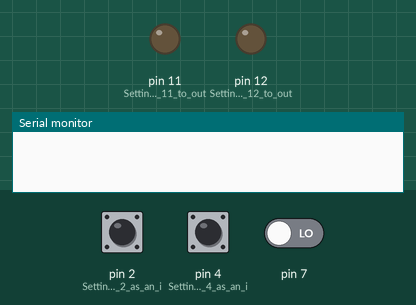
Simulated run of this sketch. Board: Arduino Uno, built with avr-gcc and run on an emulated ATmega328P. Shown: output pins drawn as LEDs (lit = HIGH), the last lines printed to the serial monitor. The test bench sets the inputs (shaded band); at power-on: pin 2 (Setting_the_pin_2_as_an_i) LOW, pin 4 (Setting_the_pin_4_as_an_i) LOW, pin 7 LOW.

Above: at 1.2 s.
1.3 s: pin 2 (Setting_the_pin_2_as_an_i) pulled HIGH for 0.15 s
At 1.38 s:
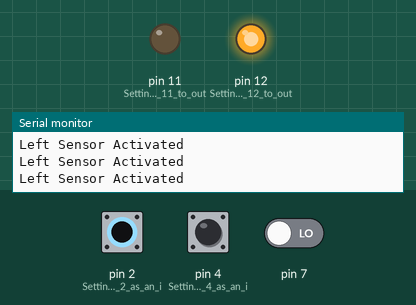
2.9 s: pin 4 (Setting_the_pin_4_as_an_i) pulled HIGH for 0.15 s
At 2.97 s:
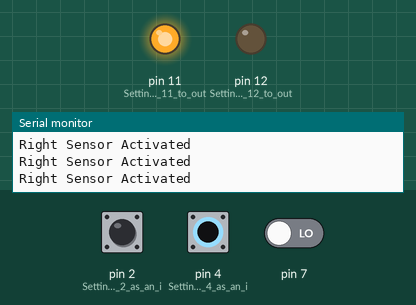
4.5 s: pin 4 (Setting_the_pin_4_as_an_i) pulled HIGH for 3.2 s
At 8.1 s:
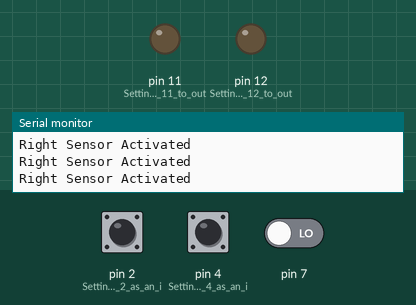
9.2 s: pin 2 (Setting_the_pin_2_as_an_i) pulled HIGH for 3.2 s
At 10.4 s:
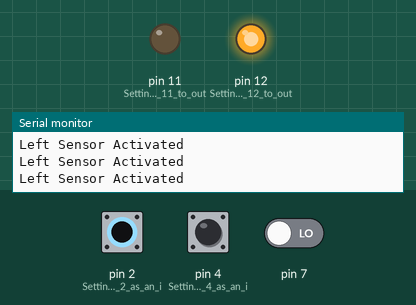
13.9 s: pin 2 (Setting_the_pin_2_as_an_i) driven HIGH and pin 4 (Setting_the_pin_4_as_an_i) driven HIGH
At 15.1 s:
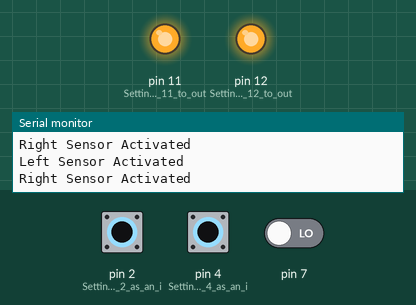
15.4 s: pin 2 (Setting_the_pin_2_as_an_i) driven LOW
At 16.5 s:
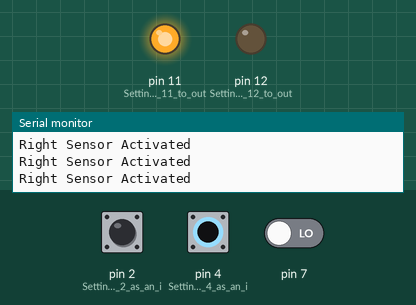
Timing chart, 0 to 18.4 s (numbered marks = the images above; inputs shaded):
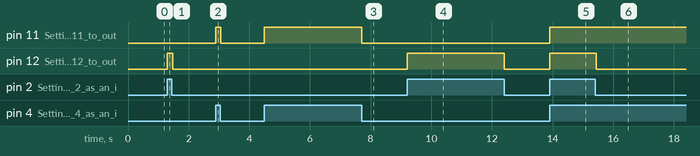

Measured:
- after the input at 1.3 s, pin 12 (Setting_the_pin_12_to_out): LOW → HIGH at once, → LOW 0.17 s later
- after the input at 2.9 s, pin 11 (Setting_the_pin_11_to_out): LOW → HIGH at once, → LOW 0.16 s later
- after the input at 4.5 s, pin 11 (Setting_the_pin_11_to_out): LOW → HIGH at once, → LOW 3.2 s later
- after the input at 9.2 s, pin 12 (Setting_the_pin_12_to_out): LOW → HIGH at once, → LOW 3.2 s later
- after the input at 13.9 s, pin 11 (Setting_the_pin_11_to_out), pin 12 (Setting_the_pin_12_to_out): LOW → HIGH at once
- after the input at 15.4 s, pin 12 (Setting_the_pin_12_to_out): HIGH → LOW after 0.05 s

The sketch:

M1.T3C_JML_218029488.ino
```cpp
//Pins
volatile int orange = 0; // state changes on something that the program can't predict -- motion from user
volatile int blue = 0; // state changes on something that the program can't predict -- motion from user

// Set up pins and enable the serial monitor to display info.
void setup()
{
  Serial.begin(9600);
  pinMode(11, OUTPUT); // Setting the pin 11 to output 5V
  pinMode(12, OUTPUT); // Setting the pin 12 to output 5V
  pinMode(2, INPUT); // Setting the pin 2 as an input
  pinMode(4, INPUT); // Setting the pin 4 as an input

  PCICR |= 0b00000111; // opening all the ports for interrupts
  PCMSK2 |= 0b10010100; // enabling pins 2 and 4 for interrupts
}

void loop()
{
  digitalWrite(12, blue);
  digitalWrite(11, orange);
  // when the value of 4 is returned this means the blue led has been powered on
  if(blue == 4){
    Serial.println("Left Sensor Activated"); // print to console
  }
  // when the value of 16 is returned this means the blue led has been powered on
  if(orange == 16){
    Serial.println("Right Sensor Activated"); // print to console
  }
}

// Setting up Interrupt Service Routine (ISR) for the PCINT2 interrupt vector
ISR(PCINT2_vect) {
  blue = PIND & B00000100; // Check the input value from pin if it was turned on and pass the resulting value to blue
  orange = PIND & B00010000; // Check the input value from pin if it was turned on and pass the resulting value to orange
}
```
